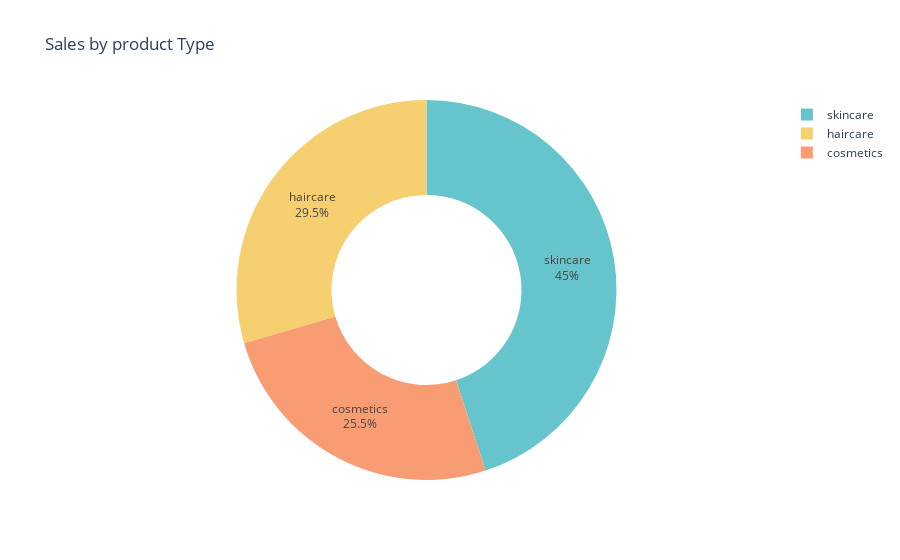

The notebook cell this image was saved under:
### Markdown cell above
#### Thus, the company derives more revenue from skincare products, and the higher the price of skincare products, the more revenue they generate. Now let’s have a look at the sales by product type:

### Code cell
sales_data = df.groupby('Product type')['Number of products sold'].sum().reset_index()

pie_chart = px.pie(sales_data, values='Number of products sold',
                  names = 'Product type',
                  title = 'Sales by product Type',
                  hover_data = ['Number of products sold'],
                  hole = 0.5,
                  color_discrete_sequence = px.colors.qualitative.Pastel)

pie_chart.update_traces(textposition='inside', textinfo = 'percent+label')

pie_chart.show()

### Figure 1 — Plotly figure (JSON) as saved in the notebook; plotly's stock layout.template omitted (floating-point values rounded to 4 significant figures)
{"data": [{"customdata": [[11757], [13611], [20731]], "domain": {"x": [0, 1], "y": [0, 1]}, "hole": 0.5, "hovertemplate": "Product type=%{label}<br>Number of products sold=%{customdata[0]}<extra></extra>", "labels": ["cosmetics", "haircare", "skincare"], "legendgroup": "", "name": "", "showlegend": true, "textinfo": "percent+label", "textposition": "inside", "type": "pie", "values": [11757, 13611, 20731]}], "layout": {"autosize": true, "legend": {"tracegroupgap": 0}, "piecolorway": ["rgb(102, 197, 204)", "rgb(246, 207, 113)", "rgb(248, 156, 116)", "rgb(220, 176, 242)", "rgb(135, 197, 95)", "rgb(158, 185, 243)", "rgb(254, 136, 177)", "rgb(201, 219, 116)", "rgb(139, 224, 164)", "rgb(180, 151, 231)", "rgb(179, 179, 179)"], "title": {"text": "Sales by product Type"}}}
